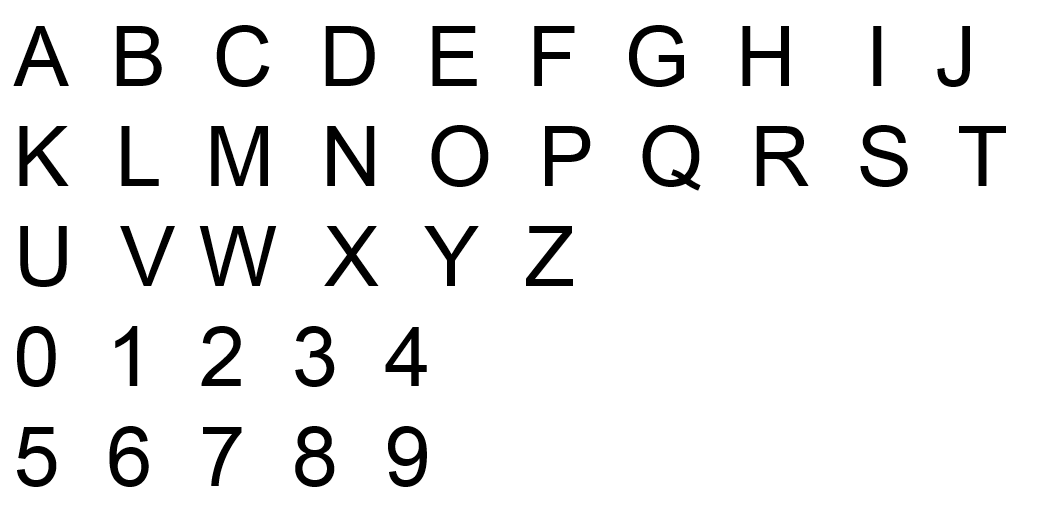
%> input picture Lab5/alphanumeric_templates.png, 1055 x 515 px
$ octave crop_char.m   (GNU Octave 9; MATLAB toolbox functions it lacks are replaced by stand-ins)
%> lines starting %> are read from the running program, lines starting %| are printed output that depends on the picture; in (x1, y1, x2, y2) boxes, pixels count from 0 and x2, y2 are one past the last pixel; in counts of white or black regions, pixels touching at a corner belong together; the program's own positions count from 1
%%
% This script is for EEE330 Lab 5
% Lab is about morphological operations
% Task 2: Car License Plate Recognition
% The main function of this script is to crop single chars from template
% and erode original template
% Author: Ruihao Wang

%%
clc;
clear;
char_list = ['A', '0', '5', 'K', 'U', '6',...
             '1', 'B', 'V', 'L', 'W', '2',...
             '7', 'M', 'C', '3', '8', 'X',...
             'D', 'N', '4', '9', 'Y', 'O',...
             'E', 'Z', 'F', 'P', 'G', 'Q',...
             'H', 'R', 'S', 'I', 'J', 'T'];

%%
% Read images and binarize the plate image
char_template = imread('alphanumeric_templates.png');
%> char_template is the input picture: size 515x1055x3 uint8; min 0, max 255, mean 237.1
char_template = rgb2gray(char_template);
%> char_template: size 515x1055 uint8
max_ = max(char_template(:));
%> max_ = 255
quant = zeros(size(char_template), 'uint8') + max_;
%> quant: size 515x1055 uint8; every value is 255
char_template = ~round(char_template ./ quant);
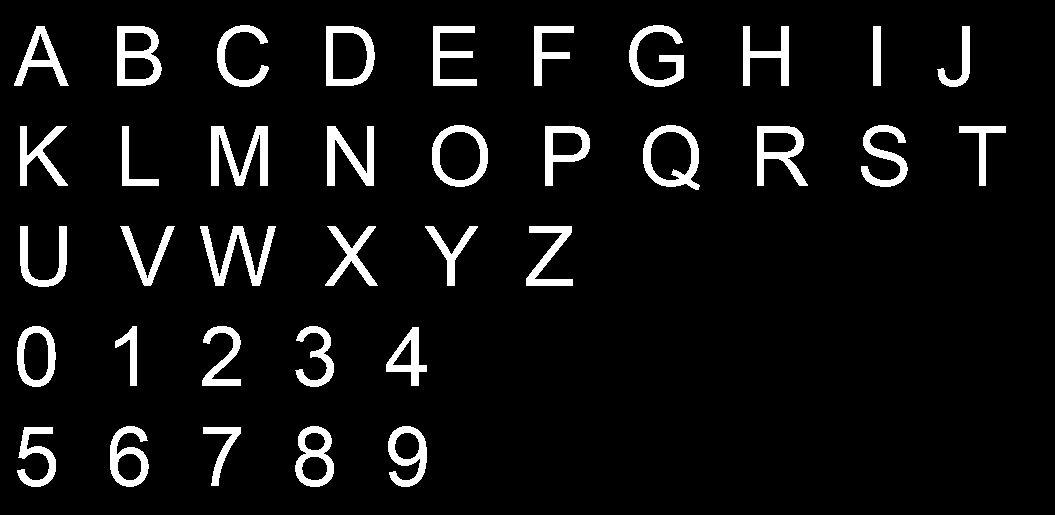
%> char_template: size 515x1055 logical; 7% white; 36 white regions, largest, box (x1, y1, x2, y2) and area: (211, 126, 268, 186) 1706, (200, 226, 276, 286) 1591, (117, 26, 162, 86) 1417

% Read license as reference to compensate mismatch
im_license = imread('car_license_plate.png');
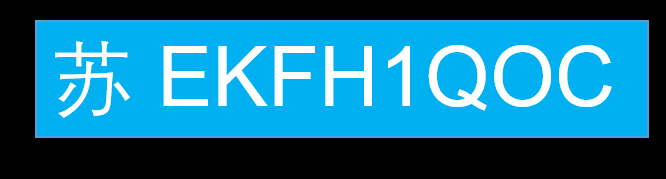
%> input picture Lab5/car_license_plate.png, 666 x 179 px
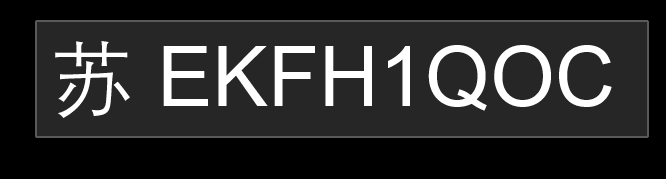
%> im_license: size 179x666 uint8; min 0, max 20, mean 3.37; drawn with min black and max white
max_ = max(im_license(:));
%> max_ = 20
quant = zeros(size(im_license), 'uint8') + max_;
%> quant: size 179x666 uint8; every value is 20
im_license_bw = round(im_license ./ quant);
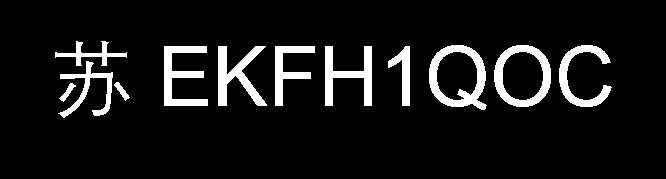
%> im_license_bw: size 179x666 uint8; values 0 (black) and 1 (white), 8.8% white; 12 white regions
im_license_bw = (im_license_bw>0);

%%
% Crop the characters from template
s = regionprops(char_template,'BoundingBox');
%> s = 36 regions; largest, box (x1, y1, x2, y2): (200, 226, 276, 286), (643, 125, 700, 190), (432, 125, 488, 187), (211, 126, 268, 186), (629, 25, 684, 87)
BoundingBox = cat(1, s.BoundingBox);
%> BoundingBox = 36 rows, first 8: [14.5 26.5 55 60; 17.5 326.5 39 61; 17.5 427.5 39 60; 20.5 126.5 48 60; 20.5 226.5 47 61; 110.5 426.5 39 61; 115.5 326.5 22 60; 117.5 26.5 45 60]
BoundingBox = floor(BoundingBox);
%> BoundingBox = 36 rows, first 8: [14 26 55 60; 17 326 39 61; 17 427 39 60; 20 126 48 60; 20 226 47 61; 110 426 39 61; 115 326 22 60; 117 26 45 60]
BoundingBox(:, 3) = BoundingBox(:, 3)+1;
BoundingBox(:, 4) = BoundingBox(:, 4)+1;

figure
imshow(char_template);
hold on;
for i=1:size(BoundingBox, 1)
    rectangle('Position',...
              [BoundingBox(i,1), BoundingBox(i,2), BoundingBox(i,3), BoundingBox(i,4)],...
               'EdgeColor', 'r',...
               'LineWidth', 1.5);
end
%> this loop made 36 passes
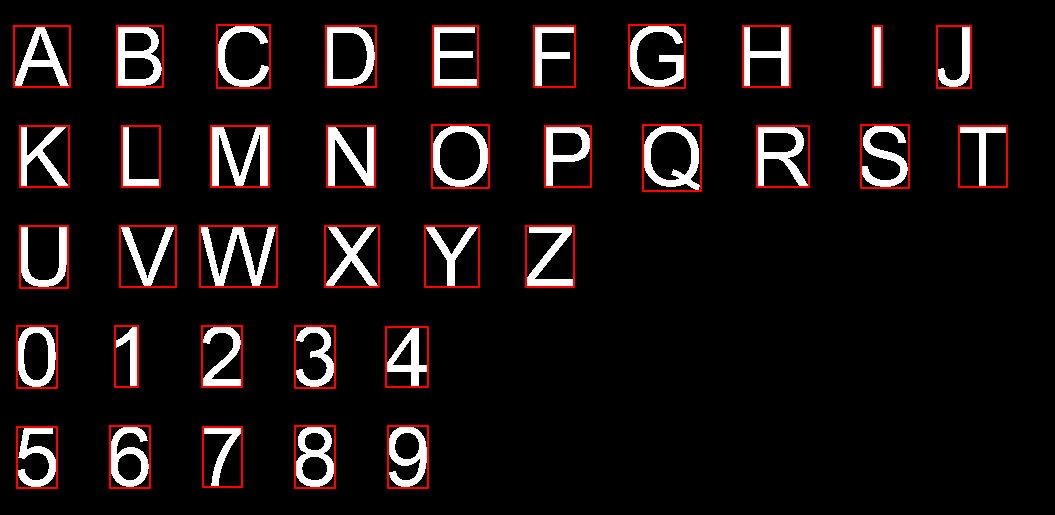
%> figure redrawn from the program's plot data
hold off
saveas(gcf, './Task_2/template_region.jpg');

%%
% Crop the characters from license
s1 = regionprops(im_license_bw,'BoundingBox');
%> s1 = 12 regions; largest, box (x1, y1, x2, y2): (429, 45, 487, 110), (494, 45, 551, 107), (559, 45, 612, 107), (58, 61, 113, 118), (218, 46, 267, 106)
BoundingBox1 = cat(1, s1.BoundingBox);
%> BoundingBox1 = 12 rows, first 8: [55.5 41.5 72 25; 58.5 61.5 55 57; 59.5 83.5 17 19; 114.5 82.5 16 19; 164.5 46.5 44 60; 218.5 46.5 49 60; 275.5 46.5 40 60; 325.5 46.5 47 60]
BoundingBox1 = floor(BoundingBox1);
%> BoundingBox1 = 12 rows, first 8: [55 41 72 25; 58 61 55 57; 59 83 17 19; 114 82 16 19; 164 46 44 60; 218 46 49 60; 275 46 40 60; 325 46 47 60]
BoundingBox1(:, 3) = BoundingBox1(:, 3)+1;
BoundingBox1(:, 4) = BoundingBox1(:, 4)+1;

% Calculate the ratio of template and license char
ratio_w = BoundingBox(25, 3) / BoundingBox1(5, 3);
%> ratio_w = 1
ratio_h = BoundingBox(25, 4) / BoundingBox1(5, 4);
%> ratio_h = 1

figure
imshow(im_license_bw, []);
hold on;
for j=5:size(BoundingBox1, 1)
    rectangle('Position',...
              [BoundingBox1(j,1), BoundingBox1(j,2), BoundingBox1(j,3), BoundingBox1(j,4)],...
               'EdgeColor', 'r',...
               'LineWidth', 1.5);
end
%> this loop made 8 passes
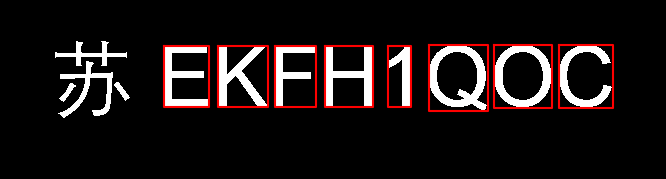
%> figure redrawn from the program's plot data
hold off
saveas(gcf, './Task_2/license_region.jpg');

%%
% Erode template
% SE = strel('square',3);
for i=1:size(BoundingBox, 1)
   file_name = strcat('./single_char_bbox/template_', char_list(i), '.bmp');
   temp_char = char_template(BoundingBox(i,2):BoundingBox(i,2)+BoundingBox(i,4),...
                             BoundingBox(i,1):BoundingBox(i,1)+BoundingBox(i,3));
   %temp_char = imerode(temp_char, SE);
   %temp_char = imresize(temp_char, ratio_w);
   imwrite(temp_char, file_name);
end
%> this loop made 36 passes
%> pass 3, `temp_char = char_template(BoundingBox(i,2):BoundingBox(i,2)+BoundingBo..`:
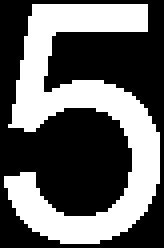
%> temp_char: size 62x41 logical (shown 4 times larger); 39.4% white; 1 white region, box (x1, y1, x2, y2) and area: (1, 1, 40, 61) 1001
